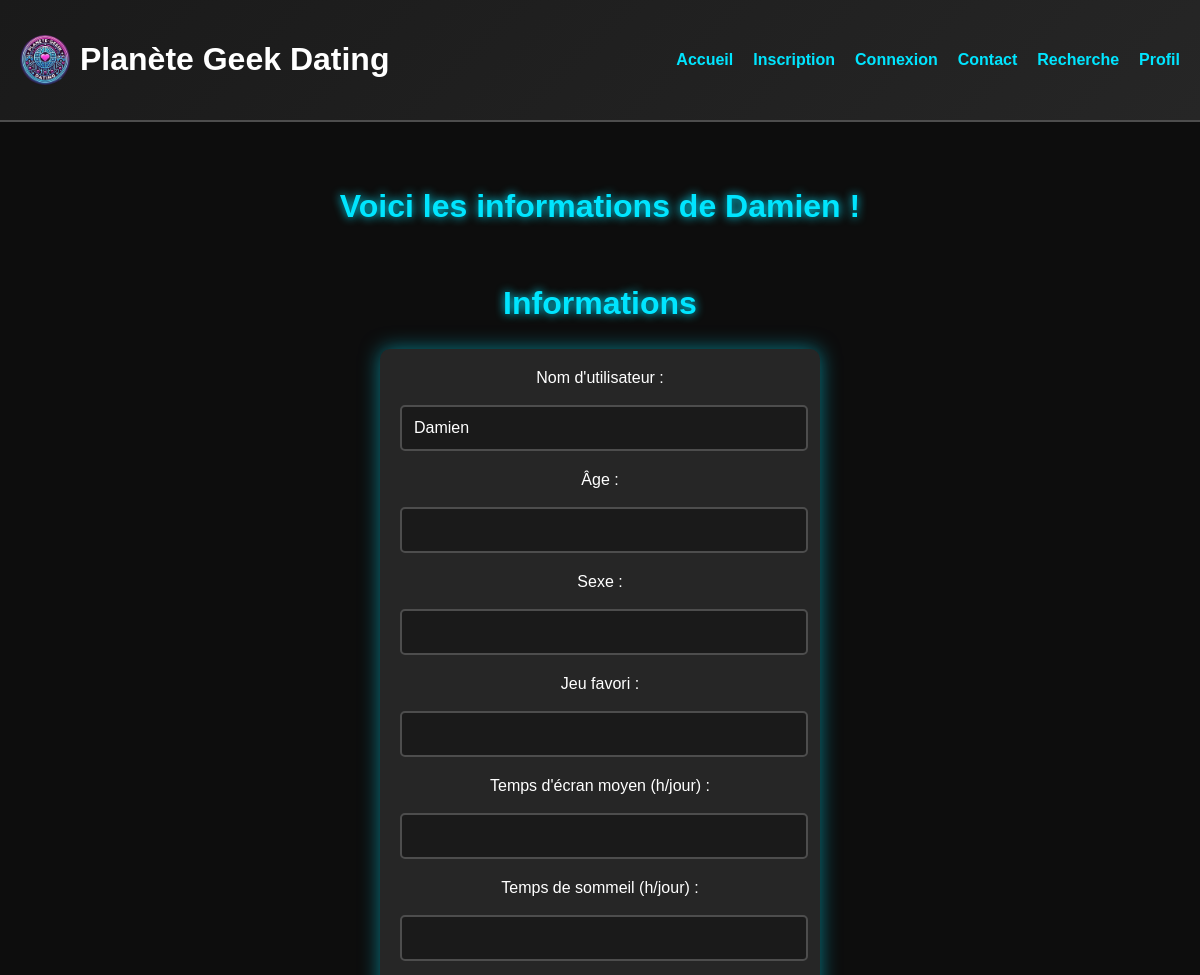
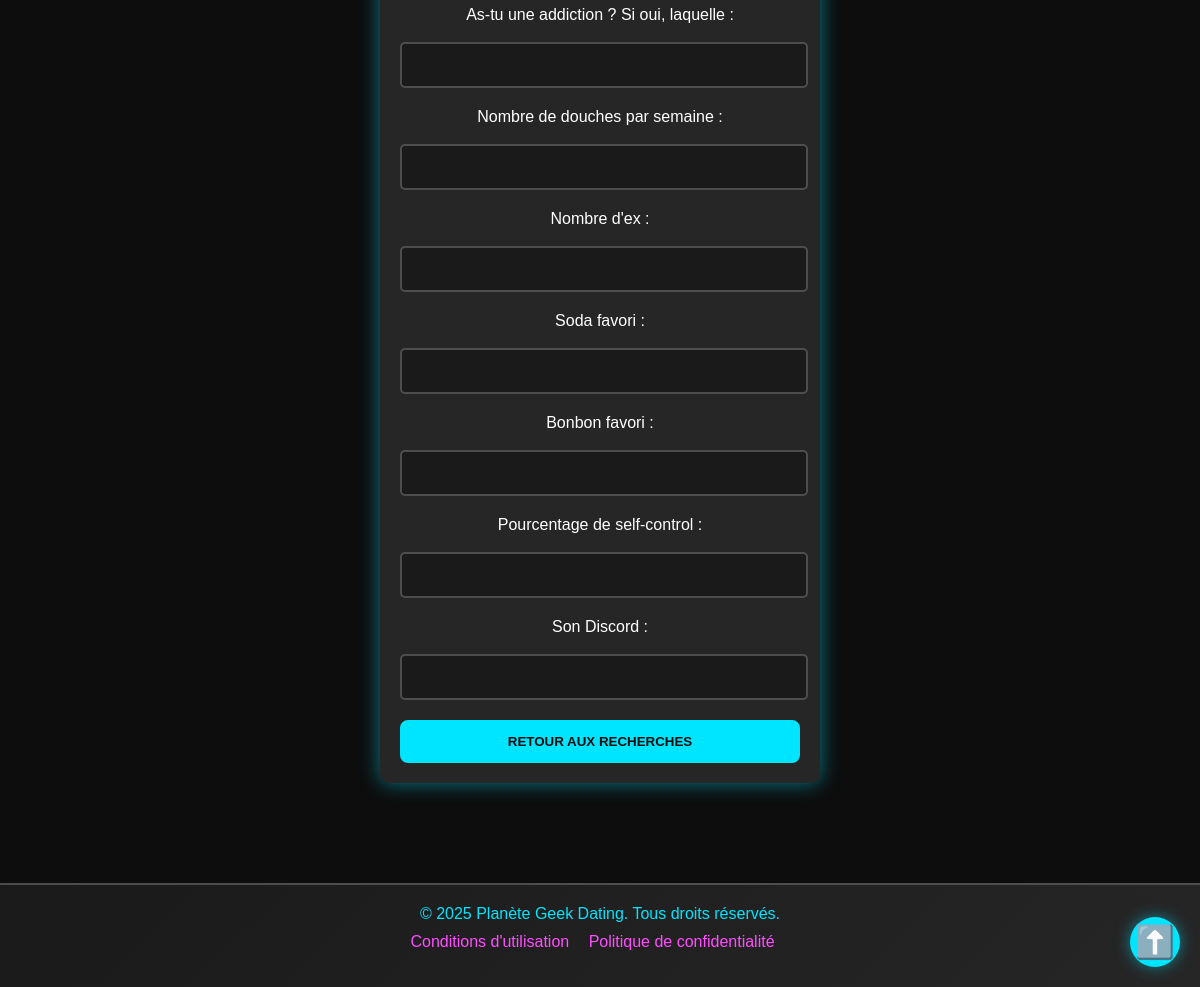
The app's page /profil_user_/Damien, older data (2 pictures, top to bottom).
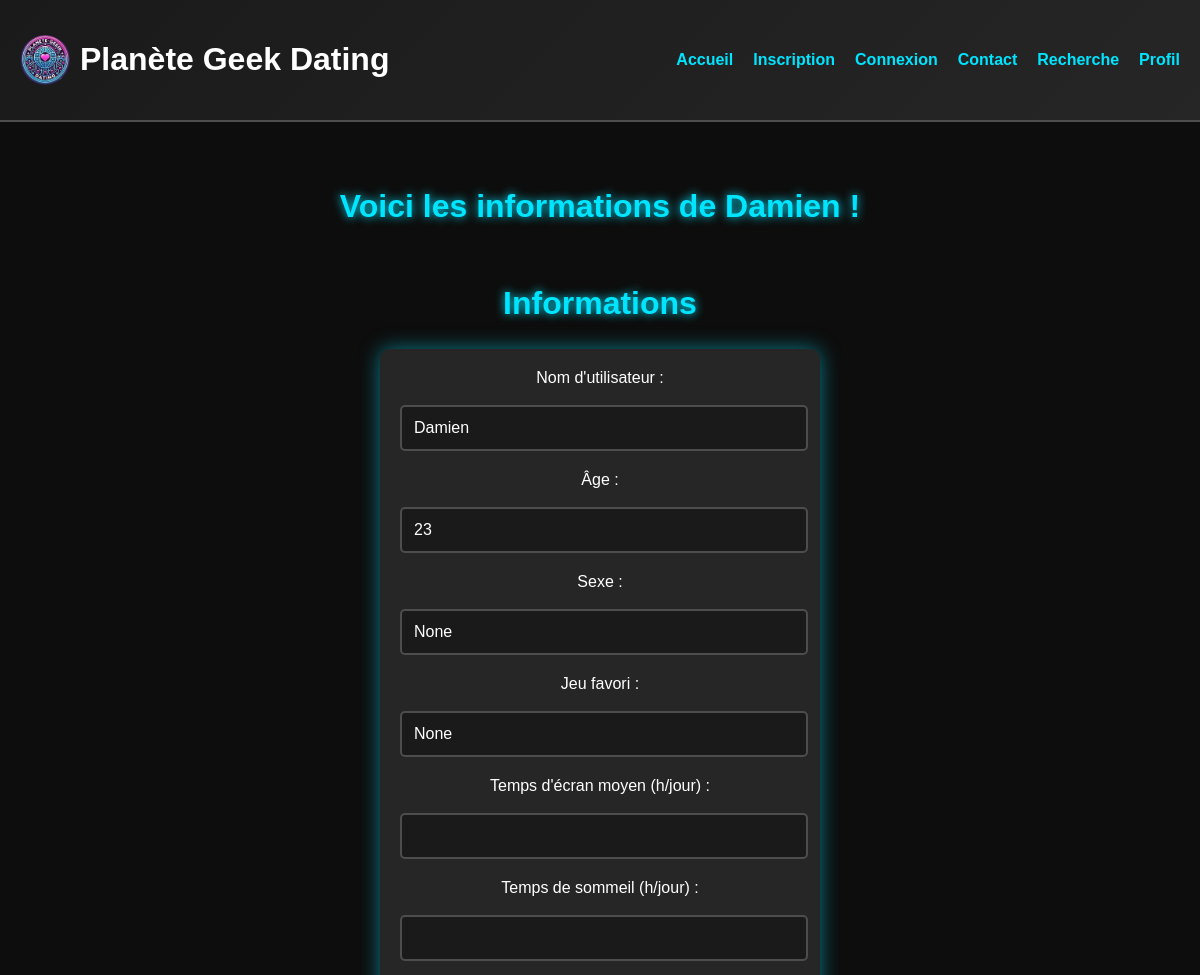
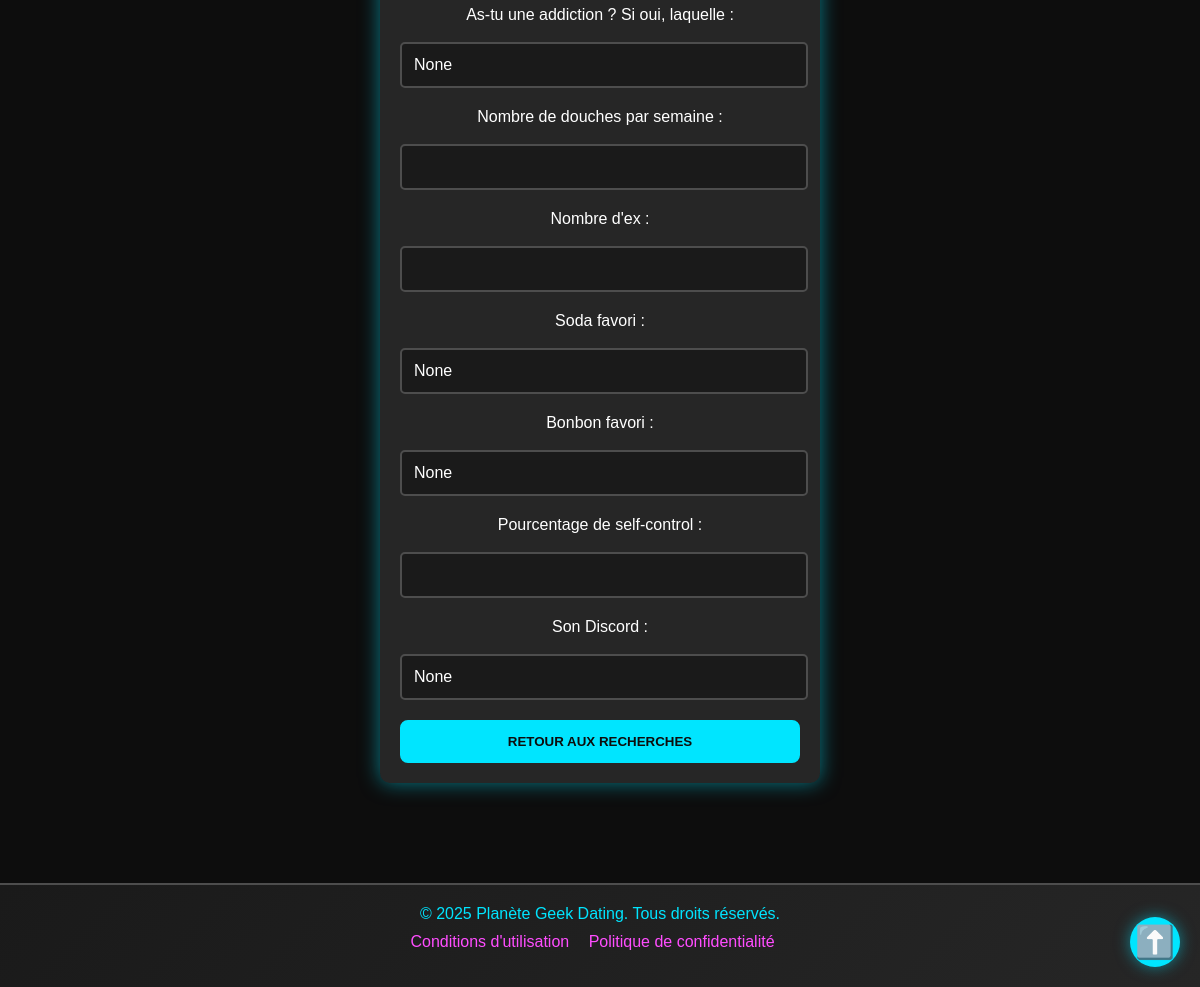
The same page, newer data (2 pictures, top to bottom).
### tables this page shows
CREATE TABLE "infos_joueur" (
	"name_id"	TEXT UNIQUE,
	"sexe"	TEXT,
	"age"	INTEGER,
	"fav_game"	TEXT,
	"screen_time_moy"	INTEGER,
	"heure_sommeil"	INTEGER,
	"addiction"	TEXT,
	"nb_douches"	INTEGER,
	"nb_ex"	INTEGER,
	"fav_soda"	TEXT,
	"fav_bonbons"	TEXT,
	"pourcent_selfcontrol"	INTEGER,
	"discord"	TEXT,
	"mdp"	TEXT UNIQUE
);

### app.py (the view)
@app.route('/profil_user_/<username>', methods=['POST','GET'])
def profil_user_(username):
    conn = get_db_connection(DATABASE)  # Connexion à la base de données
    curseur = conn.cursor()
    datas = curseur.execute("SELECT * FROM infos_joueur WHERE name_id = ? ", (username,)).fetchall()
    datas = [dict(row) for row in datas]
    conn.close()
    if request.method=='POST':
        return redirect(url_for('recherche'))
    return render_template('profil_user_.html', username = username, datas = datas)

### app.py (called while the page is built)
def get_db_connection(DATABASE):
    conn = sqlite3.connect(DATABASE)
    conn.row_factory = sqlite3.Row
    return conn

### templates/profil_user_.html (shortened to what this page needs)
<!DOCTYPE html>
<html lang="fr">
<head>
    <link rel="stylesheet" href="{{ url_for('static', filename='styles.css') }}">
</head>
<body id="top">
    <header>
        <div class="logo">
            <img src="{{url_for('static', filename='logo circulaire.webp')}}" alt="Logo Planète Geek Dating">
            <h1><a class="home_button" href="{{url_for('index')}}">Planète Geek Dating</a></h1>
        </div>
        <nav>
            <ul>
                <li><a href="{{url_for('index')}}">Accueil</a></li>
                <li><a href="{{url_for('index', section='signup')}}">Inscription</a></li>
                <li><a href="{{url_for('Connexion')}}">Connexion</a></li>
                <li><a href="{{url_for('Contacts')}}">Contact</a></li>
                <li><a href="{{url_for('recherche')}}">Recherche</a></li>
                <li><a href="{{url_for('profil')}}">Profil</a></li>
            </ul>
        </nav>
    </header>
    <main>
        <section id="home">
            <h2>Voici les informations de {{ username }} !<!DOCTYPE html>
            <html lang="fr">
            <head>
            </head>
            <body>
            </body>
        </section>
        <section id="modify">
            <h2>Informations</h2>
            <form action="{{ url_for('profil_user_', username = username )}}" method="POST">
                <label for="username">Nom d'utilisateur :</label>
                <br>
                <br>
                <input type="text" id="username" name="username" value="{% if username %}{{ username }}{% endif %}" readonly>
                <label for="age">Âge :</label>
                <br>
                <br>
                <input type="number" id="age" name="age" value="{% if datas %}{{ datas[0]['age'] }}{% endif %}" readonly>
                <label for="sexe">Sexe :</label>
                <br>
                <br>
                <input type="text" id="sexe" name="sexe" value="{% if datas %}{{ datas[0]['sexe'] }}{% endif %}" readonly>
                <label for="jeu">Jeu favori :</label>
                <br>
                <br>
                <input type="text" id="jeu" name="jeu" value="{% if datas %}{{ datas[0]['fav_game'] }}{% endif %}" readonly>
                <label for="temps">Temps d'écran moyen (h/jour) :</label>
                <br>
                <br>
                <input type="number" id="temps" name="temps" value="{% if datas %}{{ datas[0]['screen_time_moy'] }}{% endif %}" readonly>
                <label for="sommeil">Temps de sommeil (h/jour) :</label>
                <br>
                <br>
                <input type="number" id="sommeil" name="sommeil" value="{% if datas %}{{ datas[0]['heure_sommeil'] }}{% endif %}" readonly>
                <label for="addiction">As-tu une addiction ? Si oui, laquelle :</label>
                <br>
                <br>
                <input type="text" id="addiction" name="addiction" value="{% if datas %}{{ datas[0]['addiction'] }}{% endif %}" readonly>
                <label for="douches">Nombre de douches par semaine :</label>
                <br>
                <br>
                <input type="number" id="douches" name="douches" value="{% if datas %}{{ datas[0]['nb_douches'] }}{% endif %}" readonly>
                <label for="exs">Nombre d'ex :</label>
                <br>
                <br>
                <input type="number" id="exs" name="exs" value="{% if datas %}{{ datas[0]['nb_ex'] }}{% endif %}" readonly>
                <label for="soda">Soda favori :</label>
                <br>
                <br>
                <input type="text" id="soda" name="soda" value="{% if datas %}{{ datas[0]['fav_soda'] }}{% endif %}" readonly>
                <label for="bonbon">Bonbon favori :</label>
                <br>
                <br>
                <input type="text" id="bonbon" name="bonbon" value="{% if datas %}{{ datas[0]['fav_bonbons'] }}{% endif %}" readonly>
                <label for="selfcontrol">Pourcentage de self-control :</label>
                <br>
                <br>
                <input type="number" id="selfcontrol" name="selfcontrol" value="{% if datas %}{{ datas[0]['pourcent_selfcontrol'] }}{% endif %}" readonly>
                <label for="discord">Son Discord :</label>
                <br>
                <br>
                <input type="text" id="discord" name="discord" value="{% if datas %}{{ datas[0]['discord'] }}{% endif %}" readonly>
                <button type="submit">Retour aux recherches</button>
            </form>
        </section>
    </main>
    <footer>
        <p>&copy; 2025 Planète Geek Dating. Tous droits réservés.</p>
        <ul>
            <li><a href="#">Conditions d'utilisation</a></li>
            <li><a href="">Politique de confidentialité</a></li>
        </ul>
    </footer>
    <a href="#top" class="back-to-top" aria-label="Remonter en haut">⬆️</a>
</body>
</html>

### static/styles.css (style rules this page uses)
:root { --primary-color: #00e5ff; --secondary-color: #ff4dff; --bg-color: #0d0d0d; --text-color: #ffffff; }
body { font-family: 'Arial', sans-serif; margin: 0; padding: 0; background-color: var(--bg-color); color: var(--text-color); }
.back-to-top { position: fixed; bottom: 20px; right: 20px; width: 50px; height: 50px; background-color: var(--primary-color); color: var(--bg-color); text-align: center; line-height: 50px; font-size: 2rem; border-radius: 50%; box-shadow: 0 0 15px rgba(0, 229, 255, 0.5); text-decoration: none; transition: all 0.3s ease; }
form input, form select { width: 95%; padding: 12px; margin-bottom: 20px; border: 2px solid #4d4d4d; border-radius: 5px; background-color: #1a1a1a; color: var(--text-color); font-size: 1rem; transition: border 0.3s ease; }
form button { width: 100%; padding: 12px; background-color: var(--primary-color); border: 2px solid var(--primary-color); border-radius: 8px; font-weight: bold; color: var(--bg-color); cursor: pointer; transition: all 0.3s ease; }
.home_button, .home_button:visited, .home_button:hover, .home_button:focus { color: white; text-decoration: none; }
header { background: linear-gradient(135deg, #1a1a1a, #262626); padding: 20px; display: flex; justify-content: space-between; align-items: center; border-bottom: 2px solid #4d4d4d; }
header .logo { display: flex; align-items: center; }
header .logo img { height: 50px; margin-right: 10px; border-radius: 50%; object-fit: cover; }
header nav ul { list-style-type: none; margin: 0; padding: 0; display: flex; gap: 20px; }
header nav ul li a { color: #00e5ff; text-decoration: none; font-weight: bold; transition: color 0.3s; }
main { padding: 40px 20px; text-align: center; }
main section { margin-bottom: 60px; }
main h2 { font-size: 2rem; color: #00e5ff; text-shadow: 0 0 10px #00e5ff; }
form { max-width: 400px; margin: 0 auto; padding: 20px; background: rgba(255, 255, 255, 0.1); border-radius: 10px; box-shadow: 0 0 20px rgba(0, 229, 255, 0.5); }
form button { width: 100%; padding: 12px; background-color: #00e5ff; border: 2px solid #00e5ff; border-radius: 8px; font-weight: bold; color: #0d0d0d; cursor: pointer; transition: all 0.3s ease; text-transform: uppercase; }
footer { background: linear-gradient(135deg, #1a1a1a, #262626); padding: 20px; text-align: center; border-top: 2px solid #4d4d4d; }
footer p { margin: 0; color: #00e5ff; }
footer ul { list-style-type: none; padding: 0; margin-top: 10px; }
footer ul li { display: inline; margin-right: 15px; }
footer ul li a { color: #ff4dff; text-decoration: none; transition: color 0.3s; }
form input, form select { width: 95%; padding: 12px; margin-bottom: 20px; border: 2px solid #4d4d4d; border-radius: 5px; background-color: #1a1a1a; color: #ffffff; font-size: 1rem; transition: border 0.3s ease; }

Row changes from the older to the newer data that the page shows:
added infos_joueur: name "Damien", age "23"
Text that changed along with them:
form field sexe: (not shown) → "None"
form field jeu: (not shown) → "None"
form field addiction: (not shown) → "None"
form field soda: (not shown) → "None"
form field bonbon: (not shown) → "None"
form field discord: (not shown) → "None"
{{ username }}: "Damien" → (not shown)
